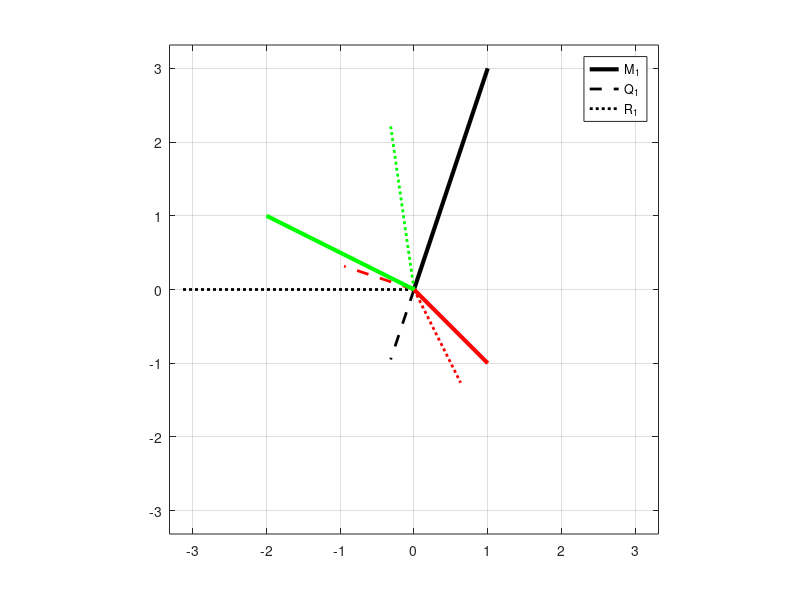

The MATLAB source for this figure:
%%
%     COURSE: Linear algebra: theory and implementation
%    SECTION: Projections and orthogonalization
%      VIDEO: QR decomposition
% Instructor: sincxpress.com
% Course url: https://www.udemy.com/course/linear-algebra-theory-and-implementation/?couponCode=202110
% 
%%
clear, clc

%% example from the slides

A = [ 1 0;
      1 0;
      0 1];
  
% "full" QR decomposition
[Q,R] = qr(A);

% "economy" QR decompmosition
[Q,R] = qr(A,0);


%% another example

% the to-be-decomposed matrix
M = [ 1  1 -2 ; 
      3 -1  1 ];

% QR decomposition
[Q,R] = qr(M);

% notice:
R
Q'*M

%% plot
figure(4), clf
colorz = 'krg';

for i=1:size(M,2)
    
    % plot original vector M
    plot([0 M(1,i)],[0 M(2,i)],colorz(i),'linew',3), hold on
    
    % plot orthogonalized vector Q
    if i<=size(Q,2)
        plot([0 Q(1,i)],[0 Q(2,i)],[colorz(i) '--'],'linew',2)
    end
    
    % plot residual vector R
    plot([0 R(1,i)],[0 R(2,i)],[colorz(i) ':'],'linew',2)
end
legend({'M_1';'Q_1';'R_1'})


axis([-1 1 -1 1]*norm(M))
axis square
grid on

%% done.
